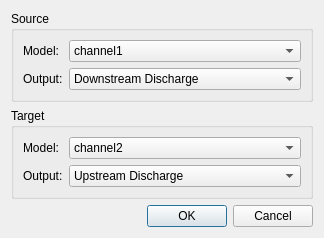
<?xml version="1.0" encoding="UTF-8"?>
<ui version="4.0">
 <class>AddConnectionDialog</class>
 <widget class="QDialog" name="AddConnectionDialog">
  <property name="geometry">
   <rect>
    <x>0</x>
    <y>0</y>
    <width>311</width>
    <height>215</height>
   </rect>
  </property>
  <property name="windowTitle">
   <string>Add Connection</string>
  </property>
  <layout class="QVBoxLayout" name="verticalLayout">
   <item>
    <widget class="QGroupBox" name="sourceGroupBox">
     <property name="title">
      <string>Source</string>
     </property>
     <layout class="QGridLayout" name="gridLayout" columnstretch="0,1">
      <item row="0" column="0">
       <widget class="QLabel" name="sourceModelLabel">
        <property name="text">
         <string>Model:</string>
        </property>
       </widget>
      </item>
      <item row="0" column="1">
       <widget class="QComboBox" name="sourceModelComboBox">
        <item>
         <property name="text">
          <string>channel1</string>
         </property>
        </item>
        <item>
         <property name="text">
          <string>channel2</string>
         </property>
        </item>
        <item>
         <property name="text">
          <string>channel3</string>
         </property>
        </item>
       </widget>
      </item>
      <item row="1" column="0">
       <widget class="QLabel" name="sourceOutputLabel">
        <property name="text">
         <string>Output:</string>
        </property>
       </widget>
      </item>
      <item row="1" column="1">
       <widget class="QComboBox" name="sourceOutputComboBox">
        <item>
         <property name="text">
          <string>Downstream Discharge</string>
         </property>
        </item>
        <item>
         <property name="text">
          <string>Upstream Water Surface Elevation</string>
         </property>
        </item>
       </widget>
      </item>
     </layout>
    </widget>
   </item>
   <item>
    <widget class="QGroupBox" name="targetGroupBox">
     <property name="title">
      <string>Target</string>
     </property>
     <layout class="QGridLayout" name="gridLayout_2" columnstretch="0,1">
      <item row="0" column="0">
       <widget class="QLabel" name="targetModelLabel">
        <property name="text">
         <string>Model:</string>
        </property>
       </widget>
      </item>
      <item row="0" column="1">
       <widget class="QComboBox" name="targetModelComboBox">
        <item>
         <property name="text">
          <string>channel2</string>
         </property>
        </item>
        <item>
         <property name="text">
          <string>channel3</string>
         </property>
        </item>
        <item>
         <property name="text">
          <string>mainchannel</string>
         </property>
        </item>
       </widget>
      </item>
      <item row="1" column="0">
       <widget class="QLabel" name="sourceInputLabel">
        <property name="text">
         <string>Output:</string>
        </property>
       </widget>
      </item>
      <item row="1" column="1">
       <widget class="QComboBox" name="targetInputComboBox">
        <item>
         <property name="text">
          <string>Upstream Discharge</string>
         </property>
        </item>
        <item>
         <property name="text">
          <string>Downstream Water Surface Elevation</string>
         </property>
        </item>
       </widget>
      </item>
     </layout>
    </widget>
   </item>
   <item>
    <spacer name="verticalSpacer">
     <property name="orientation">
      <enum>Qt::Vertical</enum>
     </property>
     <property name="sizeHint" stdset="0">
      <size>
       <width>20</width>
       <height>1</height>
      </size>
     </property>
    </spacer>
   </item>
   <item>
    <widget class="QDialogButtonBox" name="buttonBox">
     <property name="orientation">
      <enum>Qt::Horizontal</enum>
     </property>
     <property name="standardButtons">
      <set>QDialogButtonBox::Cancel|QDialogButtonBox::Ok</set>
     </property>
    </widget>
   </item>
  </layout>
 </widget>
 <resources/>
 <connections>
  <connection>
   <sender>buttonBox</sender>
   <signal>accepted()</signal>
   <receiver>AddConnectionDialog</receiver>
   <slot>accept()</slot>
   <hints>
    <hint type="sourcelabel">
     <x>248</x>
     <y>254</y>
    </hint>
    <hint type="destinationlabel">
     <x>157</x>
     <y>274</y>
    </hint>
   </hints>
  </connection>
  <connection>
   <sender>buttonBox</sender>
   <signal>rejected()</signal>
   <receiver>AddConnectionDialog</receiver>
   <slot>reject()</slot>
   <hints>
    <hint type="sourcelabel">
     <x>316</x>
     <y>260</y>
    </hint>
    <hint type="destinationlabel">
     <x>286</x>
     <y>274</y>
    </hint>
   </hints>
  </connection>
 </connections>
</ui>
